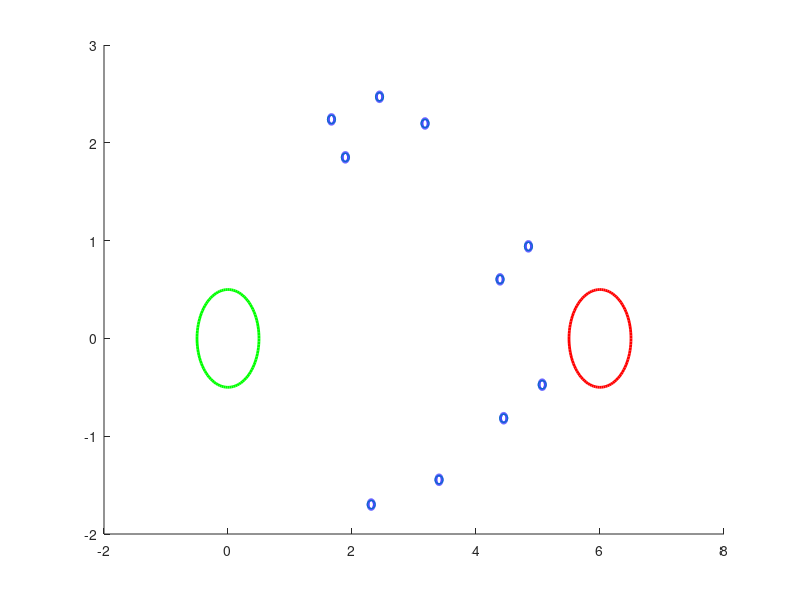

Reproduce this figure in MATLAB. (Note: this script raises an error after producing the figure.)
% In the global frame.
x_bounds = [-1, 7];
y_bounds = [-3.5, 3.5];
robot_pose = [0; 0; 0];
target_position = [6; 0];
% Randomly position poles within 5x5 grid centred on (3, 0).
num_poles = 10;
pole_positions = rand(num_poles, 2);
pole_positions(:,1) = pole_positions(:,1) * 5 + 0.5;
pole_positions(:,2) = pole_positions(:,2) * 5 - 2.5;

% Initialise SLAM.
state_vector = robot_pose;
state_cov = eye(3);

% Initialise wheel_odometry.
wheel_odometry = [0; 0; 0];

% Initialise flags.
counter = 1;
req_new_carrot = 1;
plan_flag = 1;
reached_target = 0;
while true
    % Detect target in global frame. [x; y];
    target_location = target_position;
    
    % Observe poles. [range 1, range 2; bearing 1, bearing 2];
    pole_displacements = pole_positions - (state_vector(1:2) ...
                                           + wheel_odometry(1:2))';
    pole_ranges = sqrt(sum(pole_displacements.^2, 2));
    % pole_angles are angels in global frame between pole position and
    % robot position, without accounting for robot orientation.
    pole_angles = atan2(pole_displacements(:,2), pole_displacements(:,1));
    pole_bearings = pole_angles - state_vector(3);
    pole_observations = [pole_ranges'; pole_bearings'];

    % Plotting
    clf
    viscircles(state_vector(1:2)',0.5,'Color','g');
    hold on
    viscircles(target_position',0.5,'Color','r');
    hold on
    viscircles(pole_positions,0.05*ones(num_poles,1),'Color','b');
    scatter(pole_positions(:,1), pole_positions(:,2))
    hold on
    for i = 4:2:size(state_vector)
        scatter(state_vector(i),state_vector(i+1),[],'r');
        hold on
    end
    
    % SLAM.
    [state_vector, state_cov] = SLAMUpdate(wheel_odometry, ...
                                           pole_observations, ...
                                           state_vector, state_cov);

    % Route planning.
    if mod(counter, 1000) == 0
        plan_flag = 0;
    end
    
    if req_new_carrot && plan_flag
        carrots = RRTStar(target_location, state_vector);
        carrot = carrots(1,:);
        carrot_num = 1;
        plan_flag = 0;
    elseif req_new_carrot
        carrot_num = carrot_num + 1;
        carrot = carrots(carrot_num,:);
    end
    req_new_carrot = 0;
    
    % Move to carrot.
    carrot_displacement = carrot' - state_vector(1:2);
    wheel_odometry(1:2) = carrot_displacement(1:2);
    req_new_carrot = 1;
end